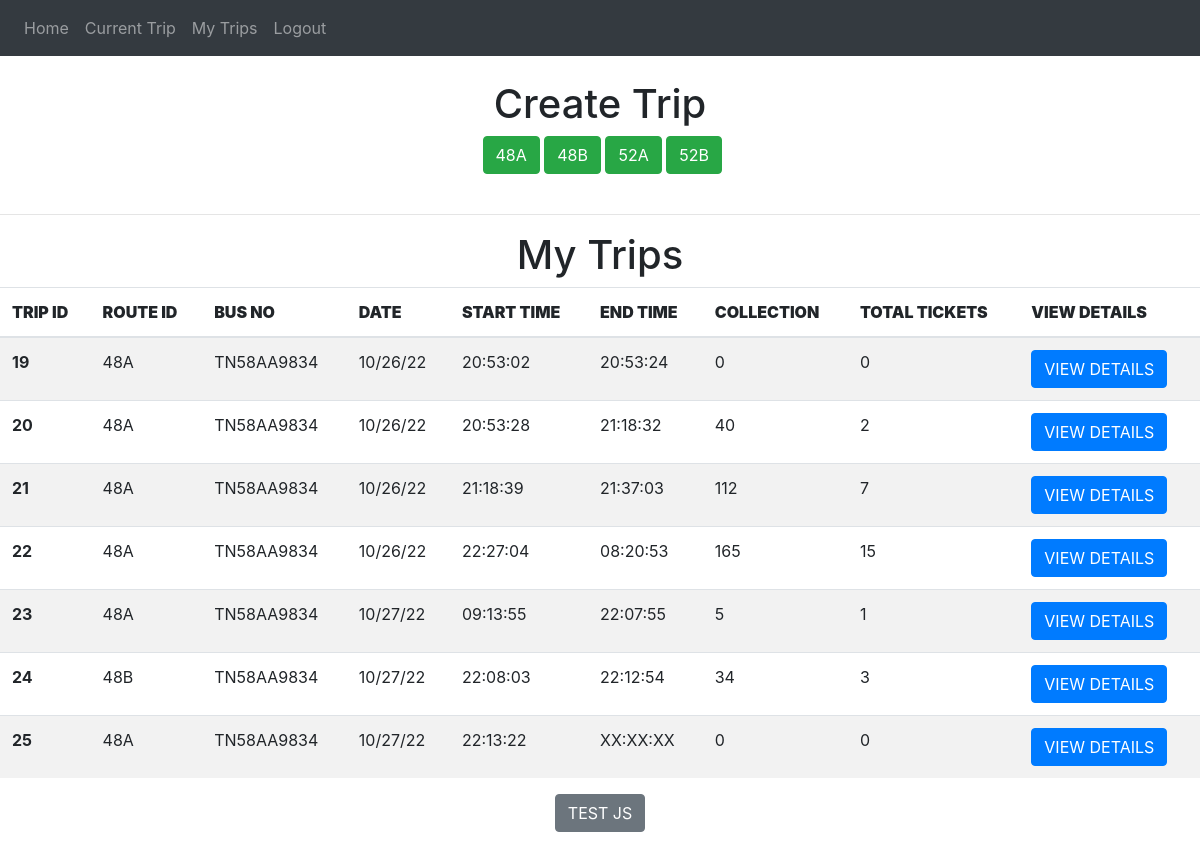
/conductor-my-trips (signed in), run on an earlier commit of the app's database.
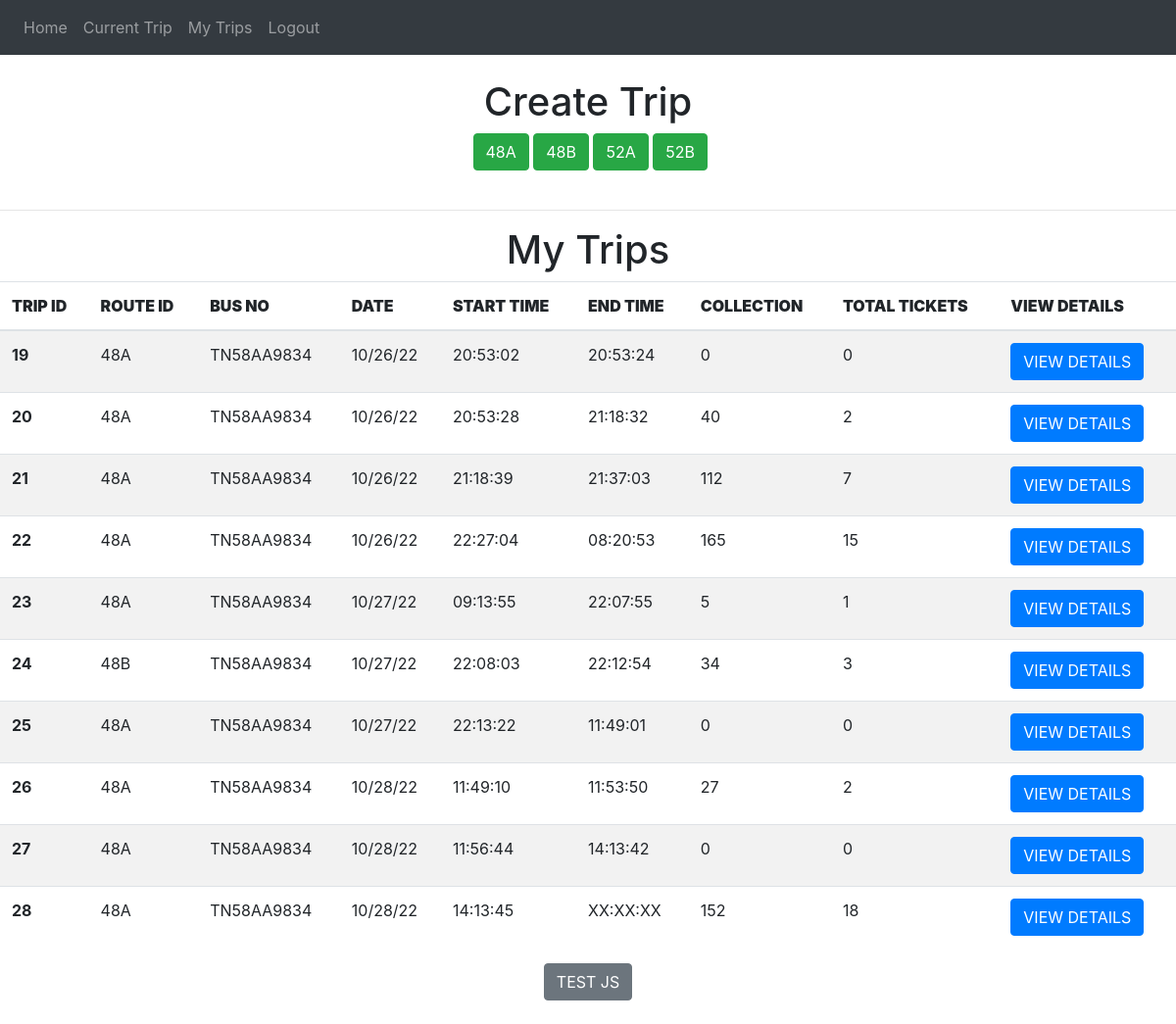
And on a later commit of the database.
### website/models.py (models this page shows)
class Trip(db.Model,UserMixin):
    trip_id = db.Column(db.Integer , primary_key = True)
    route_id = db.Column(db.String(100))
    conductor_id = db.Column(db.Integer , db.ForeignKey('user.id'))
    date = db.Column(db.String(100))
    collection = db.Column(db.Integer)
    ticket_run = db.Column(db.Integer)
    start_time =db.Column(db.String(100))
    end_time = db.Column(db.String(100))
    status =db.Column(db.String(1))
    current_passengers= db.Column(db.Integer)
    current_stop = db.Column(db.String)
    bus_no = db.Column(db.String)
    gps = db.Column(db.String(100))
    gps_update_time = db.Column(db.String)
    tickets = db.relationship('Ticket')
    lat = db.Column(db.String)
    long = db.Column(db.String)

### website/views.py (the view)
@views.route('/conductor-my-trips', methods=['GET', 'POST'])
@login_required
def conductor_my_trips():
    trips = Trip.query.filter_by(conductor_id = current_user.id).all()
    conductor_details = Conductor_details.query.filter_by(conductor_id = current_user.id).first()
    return render_template("conductor_my_trips.html" , user = current_user , trips = trips, cd= conductor_details )

### website/__init__.py (called while the page is built)
def create_app():
    app = Flask(__name__)
    app.config['SECRET_KEY'] = '#itsactuallyapassword'
    app.config['SQLALCHEMY_DATABASE_URI'] = f'sqlite:///{DB_NAME}'
    db.init_app(app)
    from .views import views
    from .auth import auth
    app.register_blueprint(views, url_prefix='/')
    app.register_blueprint(auth, url_prefix='/')
    from .models import User, Conductor_details
    create_database(app)
    login_manager = LoginManager()
    login_manager.login_view = 'auth.login'
    login_manager.init_app(app)
    @login_manager.user_loader
    def load_user(id):
        return User.query.get(int(id))
    return app

### website/templates/conductor_my_trips.html (shortened to what this page needs)
{% extends "base.html" %}
{% block content %}
<br>
<div align = "center">
  <h1 align = "center">Create Trip </h1>
  {%for route in cd.routes_assigned.split(",")%}
  <a class="btn btn-primary btn-success " href="/conductor-utility-create-trip/{{route}} " role="button"  > {{route}} </a>
  {%endfor%}
  </div>
</div>
<br><hr>
  <div>
      <h1 align = "center">My Trips </h1>
    <table class="table table-striped">
      <thead>
        <tr>
          <th scope="col" ><b>TRIP ID</b></th>
          <th scope="col"><b>ROUTE ID</b></th>
          <th scope="col"><b>BUS NO</b></th>
          <th scope="col"><b>DATE</b></th>
          <th scope="col"><b>START TIME</b></th>
          <th scope="col"><b>END TIME</b></th>
          <th scope="col"><b>COLLECTION</b></th>
          <th scope="col"><b>TOTAL TICKETS</b></th>
          <th scope="col"><b>VIEW DETAILS</b></th>
        </tr>
      </thead>
      <tbody>
        {%for t in trips %}
        <tr>
          <th>{{t.trip_id}}</th>
          <td>{{t.route_id}}</td>
          <td>{{t.bus_no}}</td>
          <td>{{t.date}}</td>
          <td>{{t.start_time}}</td>
          <td>{{t.end_time}}</td>
          <td>{{t.collection}}</td>
          <td>{{t.ticket_run}}</td>
          <td><a class="btn btn-primary " href="/conductor-view-details/{{t.trip_id}} " role="button"  >VIEW DETAILS</a></td>
        </tr>
        {%endfor%}
      </tbody>
    </table>
  </div>
<div align = "center">
  <button type = "button " class = "btn btn-secondary" onclick="refreshGPS()" >TEST JS</button><br>
</div>
<br>
{% endblock %}

### website/templates/base.html (shortened to what this page needs)
<!DOCTYPE html>
<html>
  <head>
    <link
      rel="stylesheet"
      href="https://stackpath.bootstrapcdn.com/bootstrap/4.4.1/css/bootstrap.min.css"
    />
    <link
      rel="stylesheet"
      href="https://stackpath.bootstrapcdn.com/font-awesome/4.7.0/css/font-awesome.min.css"
    />
  </head>
  <body>
{%if user.is_authenticated %}
  {%if user.type == "C"%}
    <nav class="navbar navbar-expand-lg navbar-dark bg-dark">
  <div class="collapse navbar-collapse" id="navbar">
    <div class="navbar-nav">
      <a class="nav-item nav-link" id="home" href="/conductor-home">Home</a>
      <a class="nav-item nav-link" id="home" href="/conductor-current-trip">Current Trip</a>
      <a class="nav-item nav-link" id="home" href="/conductor-my-trips">My Trips</a>
      <a class="nav-item nav-link" id="logout" href="/logout">Logout</a>
    </div>
  </div>
    </nav>
  {%endif%}
{%endif%}
    <div class="container">{% block content %} {% endblock %}</div>
  </body>
</html>

What changed in the data, as far as the page shows it:
changed Trip id 25: end_time "XX:XX:XX" → "11:49:01"
added Trip: trip_id "26", route_id "48A", bus_no "TN58AA9834", date "10/28/22", start_time "11:49:10", end_time "11:53:50", collection "27", ticket_run "2"
added Trip: trip_id "27", route_id "48A", bus_no "TN58AA9834", date "10/28/22", start_time "11:56:44", end_time "14:13:42", collection "0", ticket_run "0"
added Trip: trip_id "28", route_id "48A", bus_no "TN58AA9834", date "10/28/22", start_time "14:13:45", end_time "XX:XX:XX", collection "152", ticket_run "18"
